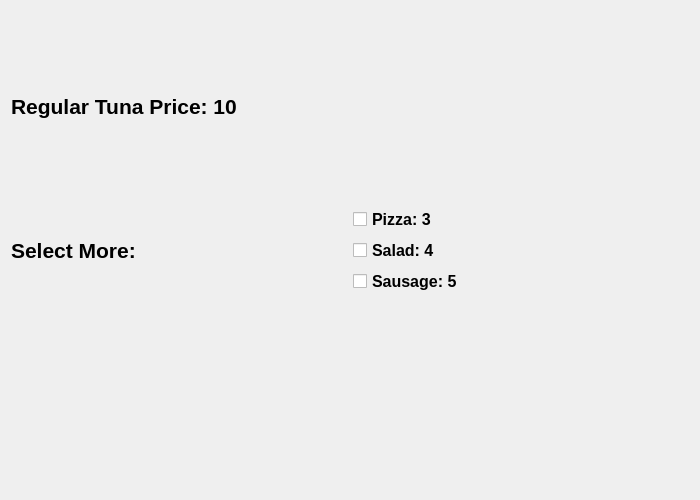
<?xml version="1.0" encoding="UTF-8"?>
<ui version="4.0">
 <class>Dialog</class>
 <widget class="QDialog" name="Dialog">
  <property name="geometry">
   <rect>
    <x>0</x>
    <y>0</y>
    <width>700</width>
    <height>500</height>
   </rect>
  </property>
  <property name="windowTitle">
   <string>Dialog</string>
  </property>
  <layout class="QVBoxLayout" name="verticalLayout_2">
   <item>
    <widget class="QLabel" name="label">
     <property name="font">
      <font>
       <pointsize>16</pointsize>
       <weight>75</weight>
       <bold>true</bold>
      </font>
     </property>
     <property name="text">
      <string>Regular Tuna Price: 10</string>
     </property>
    </widget>
   </item>
   <item>
    <layout class="QHBoxLayout" name="horizontalLayout">
     <item>
      <widget class="QLabel" name="label_2">
       <property name="font">
        <font>
         <pointsize>16</pointsize>
         <weight>75</weight>
         <bold>true</bold>
        </font>
       </property>
       <property name="text">
        <string>Select More:</string>
       </property>
      </widget>
     </item>
     <item>
      <layout class="QVBoxLayout" name="verticalLayout">
       <item>
        <widget class="QCheckBox" name="cb_pizza">
         <property name="font">
          <font>
           <pointsize>12</pointsize>
           <weight>75</weight>
           <bold>true</bold>
          </font>
         </property>
         <property name="text">
          <string>Pizza: 3</string>
         </property>
        </widget>
       </item>
       <item>
        <widget class="QCheckBox" name="cb_salad">
         <property name="font">
          <font>
           <pointsize>12</pointsize>
           <weight>75</weight>
           <bold>true</bold>
          </font>
         </property>
         <property name="text">
          <string>Salad: 4</string>
         </property>
        </widget>
       </item>
       <item>
        <widget class="QCheckBox" name="cb_sausage">
         <property name="font">
          <font>
           <pointsize>12</pointsize>
           <weight>75</weight>
           <bold>true</bold>
          </font>
         </property>
         <property name="text">
          <string>Sausage: 5</string>
         </property>
        </widget>
       </item>
      </layout>
     </item>
    </layout>
   </item>
   <item>
    <widget class="QLabel" name="label_3">
     <property name="font">
      <font>
       <pointsize>14</pointsize>
       <weight>75</weight>
       <bold>true</bold>
      </font>
     </property>
     <property name="styleSheet">
      <string notr="true">QLabel
{
color:red
}</string>
     </property>
     <property name="text">
      <string/>
     </property>
    </widget>
   </item>
  </layout>
 </widget>
 <resources/>
 <connections/>
</ui>
